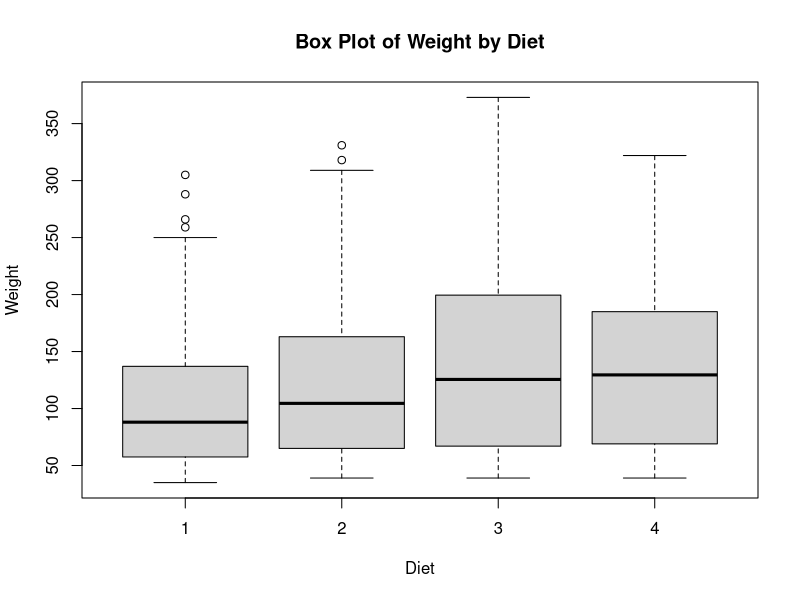
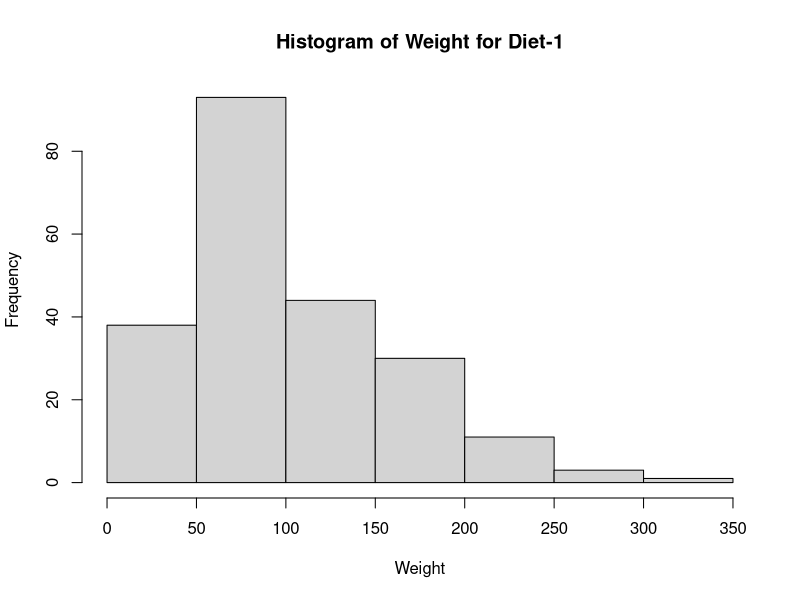
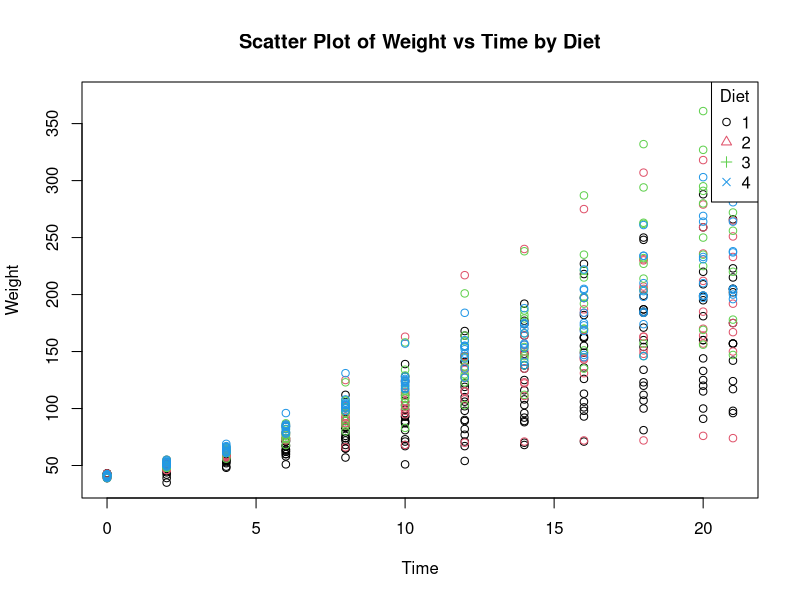

These charts were generated, in order, by the following R code:
# Load the ChickWeight dataset
data(ChickWeight)

# (a) Create a Box plot for "weight" grouped by "Diet"
boxplot(ChickWeight$weight ~ ChickWeight$Diet, xlab = "Diet", ylab = "Weight",
        main = "Box Plot of Weight by Diet")

# (b) Create a Histogram for "weight" features belonging to Diet-1 category
hist(ChickWeight$weight[ChickWeight$Diet == 1], xlab = "Weight", main = "Histogram of Weight for Diet-1")

# (c) Create a Scatter plot for "weight" vs "Time" grouped by "Diet"
plot(ChickWeight$Time, ChickWeight$weight, col = ChickWeight$Diet, xlab = "Time", ylab = "Weight",
     main = "Scatter Plot of Weight vs Time by Diet")

# Add a legend for Diet categories (optional)
legend("topright", legend = unique(ChickWeight$Diet), col = 1:4, pch = 1:4, title = "Diet")

